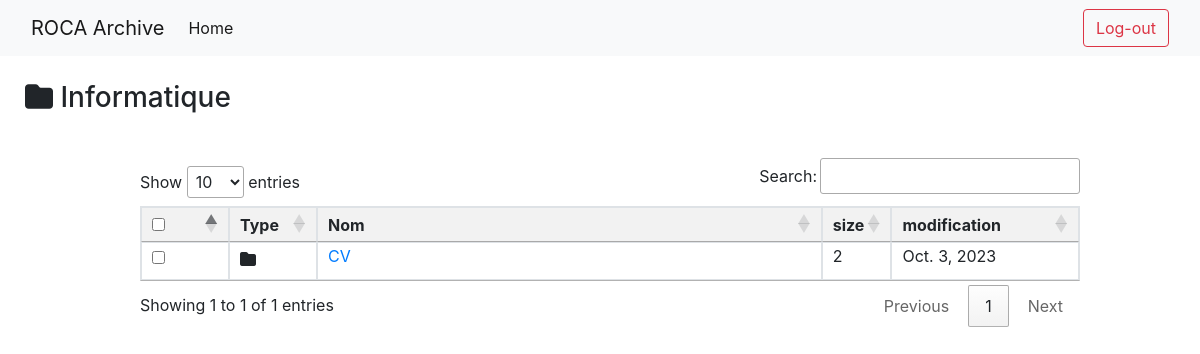
Page /Informatique/ (signed in) on the committed database.
### Arch_App/models.py (models this page shows, shortened)
class Departement(models.Model):
    id = models.AutoField(primary_key=True)
    nom = models.CharField(max_length=100)

class Dossier(models.Model):
    id = models.AutoField(primary_key=True,)
    nom = models.CharField(max_length=100)
    size = models.IntegerField(default=0)
    modification = models.DateField(auto_now=True)
    departement = models.ForeignKey(Departement, on_delete=models.CASCADE)
    get_class = 'dossier'

### Arch_App/views.py (the view)
# urls.py: path('<str:nom_departement>/', views.departementDetails, name='departementDetails'),
def departementDetails(request, nom_departement):
  if str(request.user) == 'AnonymousUser':
    return redirect('login')
  dossiers = Dossier.objects.filter(departement__nom=nom_departement)
  for dossier in dossiers:
    dossier.size = dossier.fichier_set.count()
  return render(request, 'departement/details.html', {'dossiers': dossiers, 'nom': nom_departement})

### Arch_App/templates/departement/details.html (shortened to what this page needs)
{% extends "departement/base.html" %}
{% block content %}
    <h3 style="padding: 5px;margin: 20px;"><i class="fas fa-folder"> </i> {{ nom }} </h3>
{% endblock %}
{% block body %}
    <div class="w-100 m-10 p-10" style="padding-left:120px;padding-right:120px">
        <div class="mb-2">
          {% csrf_token %}
        </div>
        <table class="table table-bordered table-stripped table-sm" id="mainTable" style="line-height:11px">
          <thead>
            <tr>
              <th class="checkbox-col" ><input type="checkbox" id="select-all"></th>
              <th class="folder-col">Type</th>
              <th class="name-col">Nom</th>
              <th class="item-col">size</th>
              <th class="date-col" style="width: 1%;">modification</th>
            </tr>
          </thead>
          <tbody>
            {% for dossier in dossiers %}
              <tr>
                <td class="checkbox-col">
                  {% if dossier.get_class == 'dossier' %}
                    <input class="checkBox_Dossier" id="checkBox_Dossier{{dossier.id}}" data-dossier_id="{{dossier.id}}" data-is_dossier="true" type="checkbox">
                  {% else %}
                    <input class="checkBox_Dossier" id="checkBox_Dossier{{dossier.id}}" data-dossier_id="{{dossier.id}}" data-is_dossier="false" type="checkbox">
                  {% endif %}
                </td>
                <td class="folder-icon">
                  {% if dossier.get_class == 'dossier' %}
                    <i class="fas fa-folder"></i>
                  {% else %}
                    <i class="fas fa-file"></i>
                    <span style="opacity: 0 ;font-size: 0px;">Fichier</span>
                  {% endif %}
                </td>
                <td >
                  {% if dossier.get_class == 'dossier' %}
                    <a href="/details/{{ dossier.id }}">{{dossier.nom}}</a>
                  {% else %}
                    <a href="/details_file/{{ dossier.id }}">{{dossier.nom}}</a>
                  {% endif %}
                </td>
                <td>{{dossier.size}}</td>
                <td style="width:20% ">{{dossier.modification}}</td>
              </tr>
            {% endfor %}
          </tbody>
        </table>
      </div>
{% endblock %}

### Arch_App/static/css/style.css (style rules this page uses)
body { margin: 0; padding: 0; }

### Arch_App/static/css/table.css (style rules this page uses)
body { margin: 0; padding: 0; }
table { width: 80%; border-collapse: collapse; }
th, td { padding: 10px; text-align: left; }
th { background-color: #f2f2f2; }
.checkbox-col { width: 50px; }
.folder-col { width: 50px; }
.item-col, .date-col { width: 25px; }

### rows in the picture
Departement: nom "Informatique"
Dossier: nom "CV", size "2", modification "Oct. 3, 2023"
